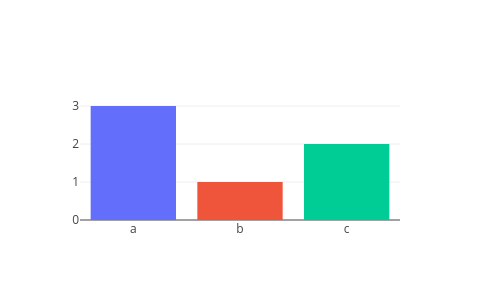

The notebook cell saved with this chart:
### Code cell
fig.show()

### Figure 1 — Plotly figure (JSON) as saved in the notebook; plotly's stock layout.template omitted (floating-point values rounded to 4 significant figures)
{"data": [{"type": "bar", "x": ["a", "b", "c"], "y": [3, 1, 2], "marker": {"color": ["#636efa", "#ef553b", "#00cc96"]}}], "layout": {"width": 480, "height": 300}}
